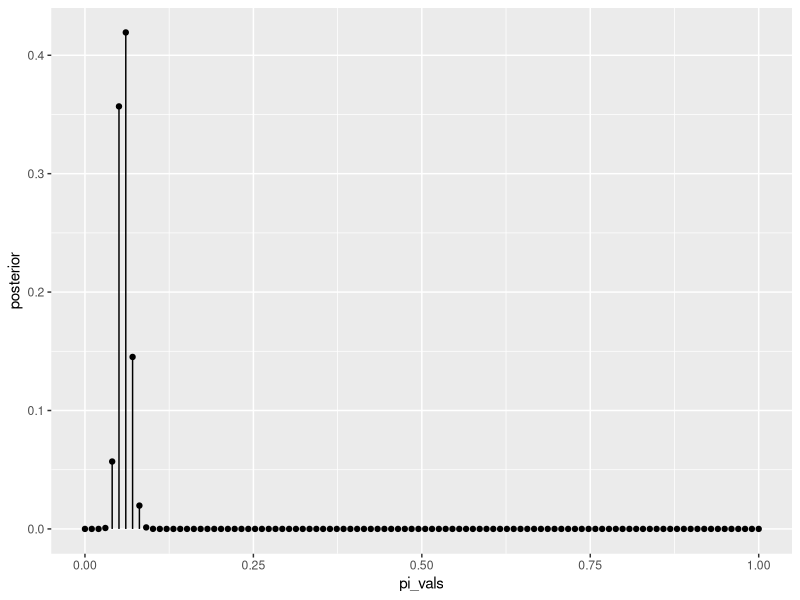
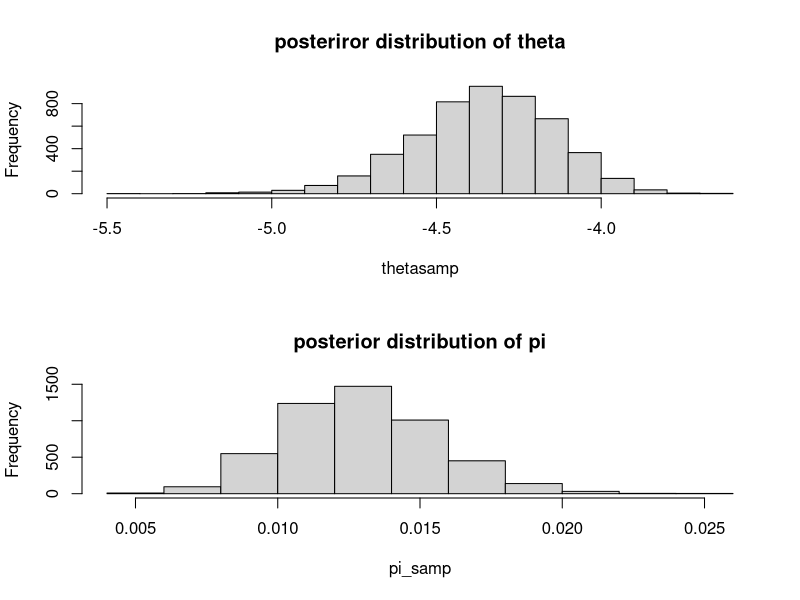
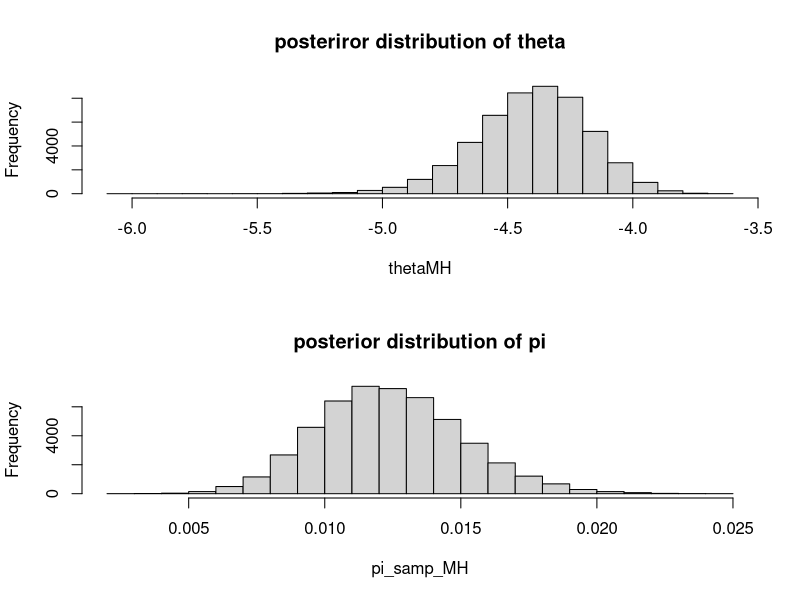

Source code (R) for these figures, in order: (Note: this script raises an error after producing the figures.)
# ~~~~~~~~~~~~~~~~~~~~~~~~~~~~~~~~~~~~~~~~~~~~~~~~~~~~~~~#
# Student: Raul
# Course: STAT 570
# Assignment: midterm
# Date: 2022/11/08
# ~~~~~~~~~~~~~~~~~~~~~~~~~~~~~~~~~~~~~~~~~~~~~~~~~~~~~~~#
library(dplyr)
library(ggplot2)
rm(list = ls())


# ~~~~~~~~~~#
# Problem 1 #
# ~~~~~~~~~~#

## +++++++++++++++++++++++++++++++++++++++++++++++++++++++++++++++++++++++++++++++++++++++
## (b)  
## +++++++++++++++++++++++++++++++++++++++++++++++++++++++++++++++++++++++++++++++++++++++

N <- 3330
delta <- 0.8
gamma <- 0.995
y <- 50

# p stuff
p <- y/N
I_p <- N*(p-p^2)
partial_loglike <- y*(1/p) - ((N-y)/(1-p))

# pi stuff
pi_hat <- (y-N*(1-gamma))/(N*(delta+gamma-1)) 
I_pi <- (N*(delta + gamma -1)^2) / p*(1-p)
var_pi_hat <- p*(1-p) / (N*(delta + gamma -1)^2)
CI_wald <- c(pi_hat+qnorm(c(0.05,0.95), mean=0, sd=1)*sqrt(var_pi_hat))

## +++++++++++++++++++++++++++++++++++++++++++++++++++++++++++++++++++++++++++++++++++++++
## (d)
## +++++++++++++++++++++++++++++++++++++++++++++++++++++++++++++++++++++++++++++++++++++++
theta_hat <- log(pi_hat/(1-pi_hat))
I_theta <- I_pi * pi_hat^2*(1-pi_hat^2)
var_theta_hat <- 1/I_theta
exp(c(theta_hat -1.96 * sqrt(1/I_theta), theta_hat +1.96 * sqrt(1/I_theta)))



# ~~~~~~~~~ #
# Problem 2 #
# ~~~~~~~~~ #

## +++++++++++++++++++++++++++++++++++++++++++++++++++++++++++++++++++++++++++++++++++++++
## (a)  Posterior
## +++++++++++++++++++++++++++++++++++++++++++++++++++++++++++++++++++++++++++++++++++++++

# Grid method to gain intuition for what a solution should look like:
pi_vals <- seq(from = 0, to = 1, length = 1e2)
p_vals <- pi_vals*(delta + gamma -1) + (1-gamma)

grid_data <- data.frame(pi_vals = pi_vals, p_vals = p_vals)

grid_data <- grid_data %>% 
               mutate(prior = dbeta(p_vals, 1, 1),
                      likelihood = dbinom(x=y, size = 1e3, prob = p_vals),
                      unnorm_post = likelihood * prior,
                      posterior = unnorm_post / sum(unnorm_post),
                      theta = log(p_vals/(1-p_vals)),
                      e_theta = exp(theta))
  
ggplot(grid_data, aes(x= pi_vals, y=posterior)) + 
  geom_point() +
  geom_segment(aes(x = pi_vals, xend = pi_vals, y = 0, yend = posterior))

(theta_mean_grid <- mean(grid_data$theta))
(exp(theta_mean_grid))
(theta_var_grid <- var(grid_data$theta))
(const_pi_grid <- grid_data$unnorm_post |> sum())
quantile(prob = c(0.05, 0.95), grid_data$theta)




## +++++++++++++++++++++++++++++++++++++++++++++++++++++++++++++++++++++++++++++++++++++++
## (b) Gauss-Hermite rules
## +++++++++++++++++++++++++++++++++++++++++++++++++++++++++++++++++++++++++++++++++++++++
thetatilde <- theta_hat
VAR <- var_theta_hat
like_prior_ <- function(prob) {
  sum(rbinom(N, size=y, prob = prob))
}


# Constant 

myGH <- function(m=5, VAR, thetatilde){

   constant_integral <- 0
   quad <- statmod::gauss.quad(m,kind="hermite")
   for (i in 1:m){
     theta <- thetatilde + sqrt(2*VAR)*quad$nodes[i] 
     xi <- (exp(theta)/(1+exp(theta)))*(delta + gamma -1)+(1-gamma)
     print(xi)
     constant_integral <- constant_integral + 
                          quad$weights[i]*sqrt(2*VAR) *
                          like_prior_(prob=xi)
                         #sum(rbinom(N, size=y, prob = xi)) 
                         #like_prior_pi(theta)/sqrt(pi)
       #(1/dnorm(theta,thetatilde,sqrt(VAR))) * 
   }
   (constant_integral <- constant_integral)
   
   
   # Posterior Mean [first moment] EX
   EX <- 0
   quad <- statmod::gauss.quad(m,kind="hermite")
   for (i in 1:m){
     theta <- thetatilde + sqrt(2*var_pi_hat)*quad$nodes[i]
     xi <- (exp(theta)/(1+exp(theta)))*(delta + gamma -1)+(1-gamma)
     EX <- EX + 
           #quad$weights[i]*(1/dnorm(theta,thetatilde,sqrt(VAR))) * 
           quad$weights[i]*sqrt(2*VAR) *
           xi*like_prior_(xi)/sqrt(pi)
   }
   (p_EX <- EX/constant_integral)
   pi_EX <- p_EX*(delta+gamma-1) + (1-gamma)
   I_pi_EX <- (N*(delta + gamma -1)^2) / p_EX*(1-p_EX)
 
   theta_mean_GH <- log(pi_EX/(1-pi_EX))
   theta_var_GH <- 1/(I_pi_EX * pi_EX^2*(1-pi_EX^2))
   
   
   # Posterior Variance [use second moment] Var = EX^2 - (EX)^2
   # EX2 <- 0
   # quad <- statmod::gauss.quad(m,kind="hermite")
   # for (i in 1:m){
   #   theta <- thetatilde + sqrt(2*VAR)*quad$nodes[i]
   #   xi <- (exp(theta)/(1+exp(theta)))*(delta + gamma -1)+(1-gamma)
   #   EX2 <- EX2 + 
   #          #quad$weights[i]*(1/dnorm(theta,thetatilde,sqrt(VAR))) * 
   #          quad$weights[i]*sqrt(2*VAR) *
   #          xi^2*like_prior_(xi)/sqrt(pi)
   # }
   # 
   # theta_var_GH <- pi_EX^2*(1-pi_EX^2)
   # 
   # (p_EX2 <- EX2/constant_integral)
   # pi_EX2 <- p_EX2*(delta+gamma-1) + (1-gamma)
   # theta_var_GH <- log(pi_EX2/(1-pi_EX2)) - theta_mean_GH^2
   
   r <- list("constant" = constant_integral,
             "theta_mean_GH" = theta_mean_GH,
             "theta_var_GH" = theta_var_GH)
   return(r)
   
}

(GH_5 <- myGH(m=5, VAR=var_pi_hat, thetatilde = theta_hat))
(GH_4 <- myGH(m=4, VAR=var_pi_hat, thetatilde = theta_hat))







## +++++++++++++++++++++++++++++++++++++++++++++++++++++++++++++++++++++++++++++++++++++++
## (c)  Rejection Algo
## +++++++++++++++++++++++++++++++++++++++++++++++++++++++++++++++++++++++++++++++++++++++
#pi_hat <- exp(theta_hat)/(1+exp(theta_hat))
mylike <- function(theta) {
  const <- choose(N, y)
  pi_ <- exp(theta)/(1+exp(theta))
  p_ <- pi_*(delta+gamma-1) + (1-gamma)
  #dbinom(length(theta), size=y, prob=p_)
  (p_)^y * (1-(p_))^(N-y)
}  

myloglike <- function(pi_) {
  #pi_ <- exp(theta)/(1+exp(theta))
  p_ <- pi_*(delta+gamma-1) + (1-gamma)
  theta <- log(pi_/(1-pi_))
  #log(dbinom(length(theta), size=y, prob=p_))
  log( (p_)^y * (1-p_)^(N-y) )
}  


logM <- myloglike(pi_hat)
accept <- 0
counter <- 0
n <- 5000 # No of samples to generate from the posterior
pi_samp <- rep(0,n)
unnorm <- rep(0,n)

while (accept < n) {
  counter <- counter + 1
  proposal_pi <- rbeta(1, 1, 1)
  u <- runif(1)
  test <- myloglike(proposal_pi) - logM
  if (log(u) < test) {
    accept <- accept + 1
    pi_samp[accept] <- proposal_pi
    pprop <- proposal_pi*(delta + gamma -1)+(1-gamma)
    unnorm[accept] <- sum(rbinom(N, size=y, prob=pprop) * pprop) 
  }
}
thetasamp <- log(pi_samp / (1-pi_samp))
(const_rej <- unnorm |> mean())
(theta_mean_rej <- mean(thetasamp))
(theta_var_rej <- var(thetasamp))
(CI_rej <- quantile(prob = c(0.05, 0.95), thetasamp))

par(mfrow=c(2,1))
hist(thetasamp, main = paste0("posteriror distribution of ", expression(theta)))
hist(pi_samp, main = paste0("posterior distribution of ", expression(pi)))





## +++++++++++++++++++++++++++++++++++++++++++++++++++++++++++++++++++++++++++++++++++++++
## (d) Importance Samp
## +++++++++++++++++++++++++++++++++++++++++++++++++++++++++++++++++++++++++++++++++++++++
n <- 5000 # pts to use to evaluate integrals
thsampn <- rt(n, df=4) 
thsampn <- thsampn / sd(thsampn)
thsampn <- thsampn * sqrt(var_pi_hat) + pi_hat
#thsampn <- thsampn * sqrt(var_theta_hat) + theta_hat

myloglike <- function(pi_) {
  #pi_ <- exp(theta)/(1+exp(theta))
  p_ <- pi_*(delta+gamma-1) + (1-gamma)
  #theta <- log(pi_/(1-pi_))
  log( choose(N,y) * (p_)^y * (1-p_)^(N-y) )
}  

mylognlike <- function(x) {
  # give me a theta, I give you pi:
  #pi_ <- exp(x)/(1+exp(x))
  
  # give me a pi, and I give you a p:
  #p_ <- x*(delta+gamma-1) + (1-gamma)
  
  #dmyt
  dt <- rep(0, length(x))
  for(i in 1:length(x)) {
    dt[i] <- log(mean(thsampn <= x[i] +.001 & thsampn >= x[i]-.001))
  }
  o <- myloglike(x) - dt
  return(o)
  
}  

# const
n0vals <- exp(mylognlike(thsampn))
(const_Imp     <- mean(n0vals))
(const_Imp_var <- var(n0vals)/n)
(const_Imp_CI  <- quantile(p=c(.05,.95), n0vals))

n0vals_pi <- n0vals*(delta+gamma-1) + (1-gamma)
n0vals_theta <- log(n0vals_pi/(1-n0vals_pi))


# EX
n1vals <- thsampn*exp(myloglike(thsampn)) / n0vals
n1vals_pi <- n1vals*(delta+gamma-1) + (1-gamma)
n1vals_theta <- log(n1vals_pi/(1-n1vals_pi))

# Posterior EX and Var
(p_EX_Imp     <- mean(n1vals_theta))
(p_EX_Imp_var <- var(n1vals_theta))
(p_EX_Imp_CI  <- quantile(p=c(.05,.95), n1vals_theta))
theta_mean_Imp <- p_EX_Imp
theta_var_Imp <- p_EX_Imp_var
CI_Imp <- p_EX_Imp_CI

# Var
#pi_EX_imp <- mean(n1vals_pi)
#I_pi_EX_Imp <- (N*(delta + gamma -1)^2) / pi_EX_Imp*(1-pi_EX_Imp)
#theta_var_Imp <- 1/(I_pi_EX_Imp * pi_EX_Imp^2*(1-pi_EX_Imp^2))




## +++++++++++++++++++++++++++++++++++++++++++++++++++++++++++++++++++++++++++++++++++++++
## (e) Metropolis Hastings
## +++++++++++++++++++++++++++++++++++++++++++++++++++++++++++++++++++++++++++++++++++++++
gfun <- function(theta, N=3330, y=50, delta=0.8, gamma=0.995){
  const <- choose(N, y)
  pi_ = exp(theta)/(1+exp(theta))
  y*log(pi_*(delta+gamma-1) + (1-gamma)) + (N-y)*log(1-(pi_*(delta+gamma-1) + (1-gamma)))
}

n <- 51000 # no if iterations
thetaMH <- NULL
pi_MH <- rep(0, 51000)
thetahat <- theta_hat #pi_hat = exp(theta_hat)/(1+exp(theta_hat))
sethetahat <- sqrt(var_theta_hat) #sqrt(  var_pi_hat )
thetaMH[1] <- thetahat
accept <- 0
for (i in 2:n){
  thetaMH[i] <- thetaMH[i-1]
  thetaprop <- rnorm(1,m=thetaMH[i-1],s=sqrt(3)*sethetahat)
  if (log(runif(1)) < gfun(theta=thetaprop) - gfun(theta=thetaMH[i-1])) {
    thetaMH[i] <- thetaprop 
    accept <- accept+1
  }
}
burnin <- 1000; indcalc <- seq(burnin+1,n)
# Estimate se's using batching
cat("MH:\n")
cat("Acceptance prob = ",accept/n,"\n")
B <- 1000 # length of each batch 
thetaMH <- thetaMH[indcalc]
(theta_mean_MH <- mean(thetaMH))
(theta_var_MH  <- var(thetaMH))
(CI_MH <- quantile(prob = c(0.05, 0.95), thetaMH))
pi_samp_MH <- exp(thetaMH)/(1+exp(thetaMH))

par(mfrow=c(2,1))
hist(thetaMH, main = paste0("posteriror distribution of ", expression(theta)))
hist(pi_samp_MH, main = paste0("posterior distribution of ", expression(pi)))



# TABLE OF RESULTS

tab_res <- data.frame("Mean"       = c(GH_4$theta_mean_GH, GH_5$theta_mean_GH, theta_mean_rej, theta_mean_Imp, theta_mean_MH),
                      "`Low 90% CI`"         = c(NA,                 NA,                 CI_rej[1], CI_Imp[1], CI_MH[1]),
                      "`Upp 90% CI`"         = c(NA,                 NA,                 CI_rej[2], CI_Imp[2], CI_MH[2]),
                      "Variance"        = c(GH_4$theta_var_GH,  GH_5$theta_var_GH,  theta_var_rej,  theta_var_Imp,  theta_var_MH),
                      "`Normilizing Constant`" = c(GH_4$constant,      GH_5$constant,      const_rej,      NA, NA))

colnames(tab_res) <- c("Mean", "Low 90% CI", "Upp 90% CI", "Variance", "Normilizing Constant")
row.names(tab_res) <- c("Gauss-Hermit m=4", "Gauss-Hermit m=5", "Rejection Algo", "Importance Samp", "Metropolis Algo")
tab_res


## +++++++++++++++++++++++++++++++++++++++++++++++++++++++++++++++++++++++++++++++++++++++
## (f)  Rejection Algo but with delta and gamma priors
## +++++++++++++++++++++++++++++++++++++++++++++++++++++++++++++++++++++++++++++++++++++++
myloglike <- function(delta, gamma, pi_) {
  #pi_ <- exp(theta)/(1+exp(theta))
  p_ <- pi_*(delta+gamma-1) + (1-gamma)
  theta <- log(pi_/(1-pi_))
  #log(dbinom(length(theta), size=y, prob=p_))
  log( (p_)^y * (1-p_)^(N-y) )
}  

x <- seq(from=0.0001, to=0.9999, length.out=5e3)

x <- pi_hat

# optim to find MLE for d and g
loglike <- function(b){
  log(choose(N,y)) + 
    y*log(x*(b[1]+b[2]-1)+(1-b[2])) + 
    (N-y)*log(1-(x*(b[1]+b[2]-1)+(1-b[2])))
}
my_optim <- optim(par = c(0.99,0.99), fn = loglike, control = list(fnscale = -1))

delta_hat <- my_optim$par[1]
gamma_hat <- my_optim$par[2]


logM <- myloglike(pi_hat, gamma_hat, pi_hat)
accept <- 0
counter <- 0
n <- 500 # No of samples to generate from the posterior
#pi_samp <- rep(0,n)
d_samp <- rep(0,n)
g_samp <- rep(0,n)
unnorm <- rep(0,n)

while (accept < n) {
  counter <- counter + 1
  #proposal_pi <- rbeta(1, 1, 1)
  proposal_delta <- rbeta(1, 160, 40)
  proposal_gamma <- rbeta(1, 1990, 10)
  u <- runif(1)
  test <- myloglike(pi_hat, proposal_delta, proposal_gamma) - logM
  if (log(u) < test) {
    accept <- accept + 1
    #pi_samp[accept] <- proposal_pi
     d_samp[accept] <- proposal_delta
     g_samp[accept] <- proposal_gamma
    #pprop <- proposal_pi*(delta + gamma -1)+(1-gamma)
    #unnorm[accept] <- sum(rbinom(N, size=y, prob=pprop) * pprop) 
  }
}

param_data_set <- expand.grid(pi_hat, d_samp, g_samp)
colnames(param_data_set) <- c("pi","d","g")

param_data_set$new_p <- param_data_set$pi*(param_data_set$d + param_data_set$g -1) + (1+param_data_set$g)
param_data_set$new_pi <-(param_data_set$p - (1-param_data_set$g))/(param_data_set$d + param_data_set$g -1) 
param_data_set$theta <- log(param_data_set$new_pi/(1-param_data_set$new_pi))

pi_samp_fun <- function(pi_hat, d_samp, g_samp) {
  c = 1
  sample <- rep(0, length(g_samp)^3)
  for(j in 1:length(d_samp)) {
    for(k in 1:g_samp) {
      sample[c] <- pi_hat*(d_samp[j] + g_samp[k] -1) + (1 - g_samp[k])
      c <- c + 1
    }
  }
  sample
} 

my_pi_samp <- pi_samp_fun(pi_hat, d_samp, g_samp)
  
my_thetasamp <- log(my_pi_samp / (1-my_pi_samp))
(const_rej <- unnorm |> mean())
(theta_mean_rej <- mean(my_thetasamp))
(theta_var_rej <- var(my_thetasamp))
(CI_rej <- quantile(prob = c(0.05, 0.95), my_thetasamp))

par(mfrow=c(2,1))
hist(param_data_set$theta, main = paste0("posteriror distribution of ", expression(theta)))
hist(param_data_set$new_pi, main = paste0("posterior distribution of ", expression(pi)))

## +++++++++++++++++++++++++++++++++++++++++++++++++++++++++++++++++++++++++++++++++++++++




save.image(file = "/Users/raulta/Library/CloudStorage/GoogleDrive-rauldavidt@gmail.com/My Drive/Stat 570/hw/midterm/midterm_objects.Rdata")
